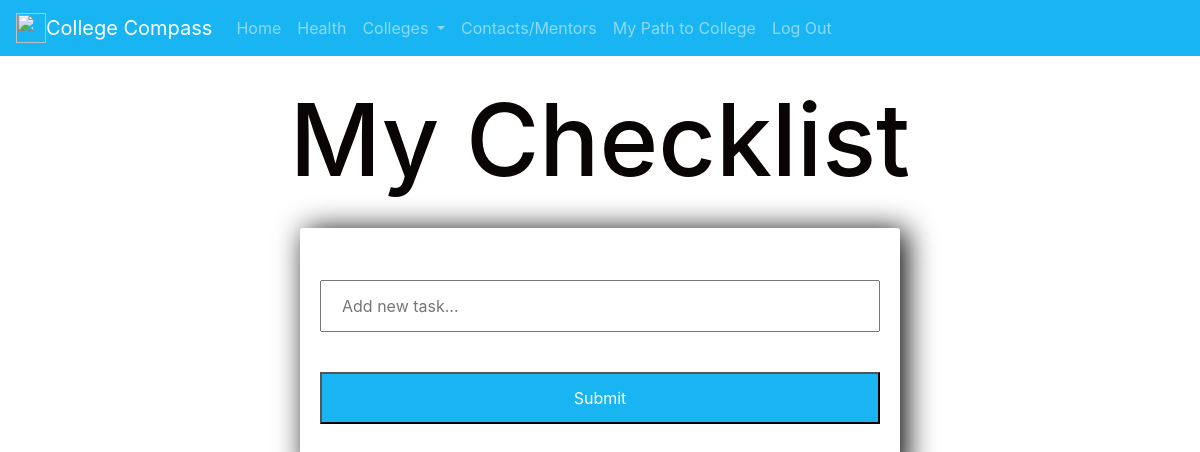
The app's page /tasks, older data.
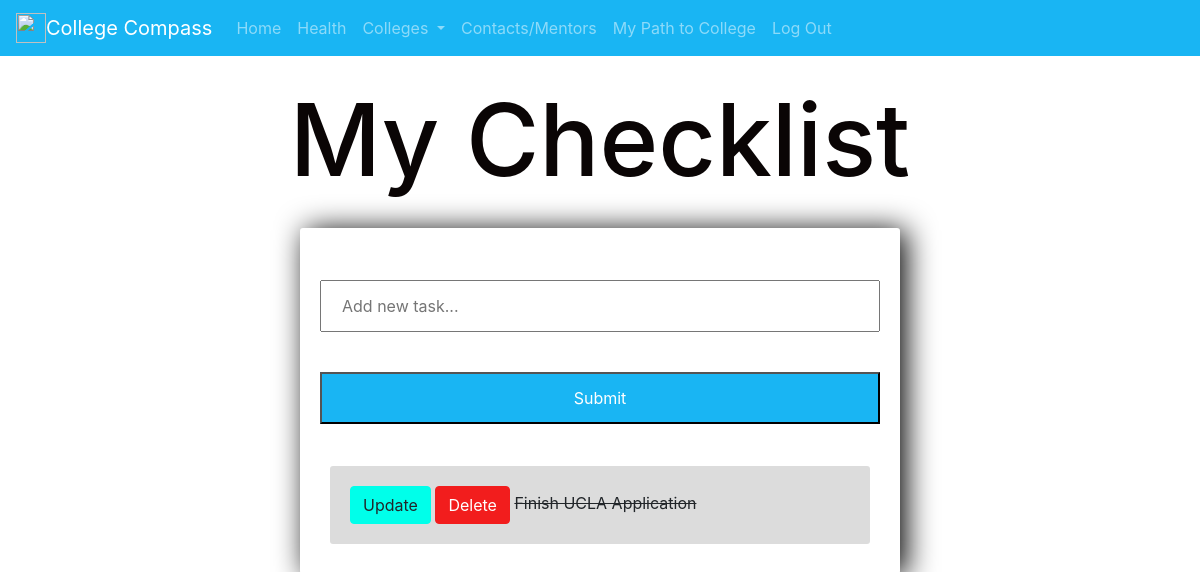
The same page, newer data.
### tasks/models.py (models this page shows)
class Task(models.Model):
    title = models.CharField(max_length=200)
    complete = models.BooleanField(default=False)
    created = models.DateTimeField(auto_now_add=True)
    def __str__(self):
        return self.title

### tasks/views.py (the view)
# urls.py: path('', include('index.urls')),
def index(request):
    tasks = Task.objects.all()
    form = TaskForm()
    if request.method == "POST":
        form = TaskForm(request.POST)
        if form.is_valid:
            form.save()
        return redirect('/tasks')
    context = {'tasks':tasks, 'form': form}
    return render(request, 'tasks/checklist.html', context)

### tasks/forms.py
class TaskForm(forms.ModelForm):
    title = forms.CharField(widget=forms.TextInput(attrs={'placeholder': 'Add new task...'}))
    class Meta:
        model = Task
        fields = '__all__'

### tasks/templates/tasks/checklist.html (shortened to what this page needs)
{% extends "layout.html" %}
{% block content %}
<head>
</head>
<div class="overlay">
    <div class="container-fluid">
      <div class="row">
        <div class="col-lg-12 col-md-12 col-sm-12 col-xs-12" style="text-align:center;">
          <br style="font-size:150px;">
          <h1 style="font-size:100px; color: rgb(10, 5, 5);">My Checklist</h1>
        </div>
      </div>
    </div>
</div>
<div class="center-column">
    <br style="height: 10px;">
    <form method="POST" action="/tasks">
        {{form.title}}
        <br>
        <br>
        <input type="submit" style="background-color: #19b5f3; color: white;" name="Create Task">
    </form>
    <br>
    <div class="todo-list">
        {% for task in tasks %}
        <div class="item-row">
            <a class="btn btn-info" href="{% url 'update_task' task.id %}">Update</a>
            <a class="btn btn-danger" href="{% url 'delete' task.id %}">Delete</a>
            {% if task.complete == True %}
            <strike>{{task}}</strike>
            {% else %}
            <span>{{task}}</span>
            {% endif %}
        </div>
    {% endfor %}
    </div>
</div>
{% endblock %}

### templates/layout.html (shortened to what this page needs)
{% load static %}
<!DOCTYPE html>
<html lang="en">
  <head>
    <link rel="stylesheet" type="text/css" href="{% static 'main.css' %}">
    </head>
	<body>
        <nav class="navbar navbar-expand-lg navbar-dark" style="background-color: #19b5f3; color: white;">
            <a class="navbar-brand" href="news">
                <img src="" width="30" height="30" class="d-inline-block align-top" alt="">College Compass </a>
            <div class="collapse navbar-collapse" id="navbarSupportedContent">
                <ul class="navbar-nav mr-auto">
                <li class="nav-item">
                    <a class="nav-link" href="news">Home</a>
                </li>
                <li class="nav-item">
                    <a class="nav-link" href="health">Health</a>
                </li>
                <li class="nav-item dropdown">
                    <a class="nav-link dropdown-toggle" href="#" id="navbarDropdown" role="button" data-toggle="dropdown" aria-haspopup="true" aria-expanded="false">
                    Colleges
                    </a>
                </li>
                <li class="nav-item">
                    <a class="nav-link" href="contacts">Contacts/Mentors</a>
                    </li>
                <li class="nav-item">
                    <a class="nav-link" href="path2college">My Path to College</a>
                </li>
                <li class="nav-item">
                    <a class="nav-link" href ="{% url 'logout' %}">Log Out</a>
                </li>
                </ul>
            </div>
        </nav>
        {% block content %}
        {% endblock %}
	</body>
</html>

### tasks/templates/tasks/checklist.html (style rules this page uses)
input { width: 100%; padding: 12px 20px; margin: 8px 0; box-sizing: border-box; }
.item-row { background-color: gainsboro; margin: 10px; padding: 20px; border-radius: 3px; font-size: 16px; box-shadow: 0px -1px 10px 4-4px rgba(0, 0, 0, 0.75); }
.center-column { width: 600px; margin: 20px auto; padding: 20px; background-color: fff; border-radius: 3px; box-shadow: 6px 2px 30px 0px rgba(0, 0, 0.75); }

Row changes from the older to the newer data that the page shows:
added Task: title "Finish UCLA Application"
